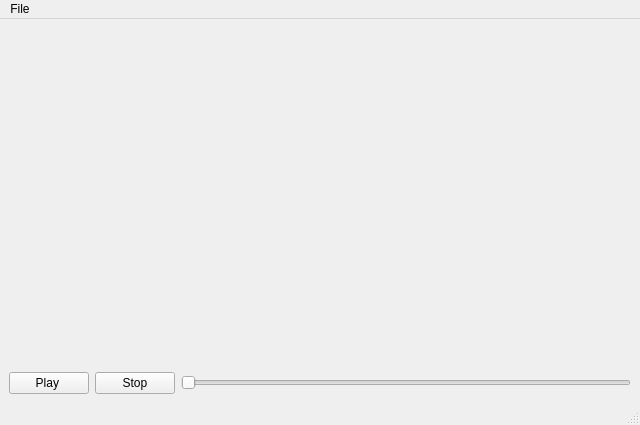
<?xml version="1.0" encoding="UTF-8"?>
<ui version="4.0">
 <class>MainWindow</class>
 <widget class="QMainWindow" name="MainWindow">
  <property name="geometry">
   <rect>
    <x>0</x>
    <y>0</y>
    <width>640</width>
    <height>425</height>
   </rect>
  </property>
  <property name="windowTitle">
   <string>MainWindow</string>
  </property>
  <widget class="QWidget" name="centralwidget">
   <layout class="QVBoxLayout" name="verticalLayout">
    <item>
     <layout class="QVBoxLayout" name="verticalLayout_2">
      <item>
       <layout class="QHBoxLayout" name="horizontalLayout">
        <item>
         <layout class="QVBoxLayout" name="verticalLayout_3">
          <item>
           <widget class="Canvas" name="widget" native="true"/>
          </item>
         </layout>
        </item>
       </layout>
      </item>
      <item>
       <layout class="QHBoxLayout" name="horizontalLayout_2">
        <item>
         <widget class="QPushButton" name="Play_button">
          <property name="text">
           <string>Play </string>
          </property>
         </widget>
        </item>
        <item>
         <widget class="QPushButton" name="Stop_button">
          <property name="text">
           <string>Stop</string>
          </property>
         </widget>
        </item>
        <item>
         <widget class="QSlider" name="Slider">
          <property name="orientation">
           <enum>Qt::Horizontal</enum>
          </property>
         </widget>
        </item>
       </layout>
      </item>
     </layout>
    </item>
   </layout>
  </widget>
  <widget class="QMenuBar" name="menubar">
   <property name="geometry">
    <rect>
     <x>0</x>
     <y>0</y>
     <width>640</width>
     <height>22</height>
    </rect>
   </property>
   <widget class="QMenu" name="menuFile">
    <property name="title">
     <string>File</string>
    </property>
    <addaction name="actionOpen"/>
   </widget>
   <addaction name="menuFile"/>
  </widget>
  <widget class="QStatusBar" name="statusbar"/>
  <action name="actionOpen">
   <property name="text">
    <string>Open</string>
   </property>
  </action>
 </widget>
 <customwidgets>
  <customwidget>
   <class>Canvas</class>
   <extends>QWidget</extends>
   <header>week6M.h</header>
   <container>1</container>
  </customwidget>
 </customwidgets>
 <resources/>
 <connections/>
</ui>
